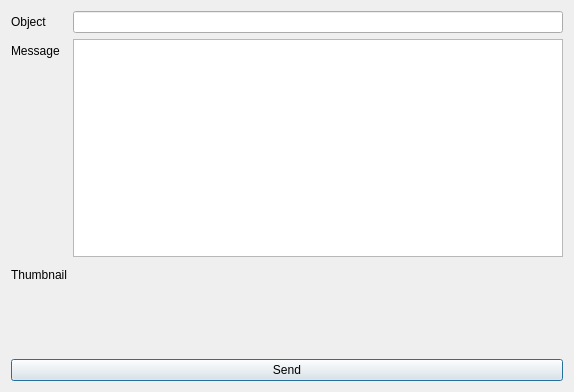
<?xml version="1.0" encoding="UTF-8"?>
<ui version="4.0">
 <class>Dialog</class>
 <widget class="QDialog" name="Dialog">
  <property name="geometry">
   <rect>
    <x>0</x>
    <y>0</y>
    <width>574</width>
    <height>392</height>
   </rect>
  </property>
  <property name="windowTitle">
   <string>Problem Reporting</string>
  </property>
  <layout class="QVBoxLayout" name="verticalLayout">
   <item>
    <layout class="QFormLayout" name="formLayout">
     <item row="0" column="1">
      <widget class="QLineEdit" name="lie_subject"/>
     </item>
     <item row="1" column="1">
      <widget class="QTextEdit" name="txe_content"/>
     </item>
     <item row="0" column="0">
      <widget class="QLabel" name="label">
       <property name="text">
        <string>Object</string>
       </property>
      </widget>
     </item>
     <item row="1" column="0">
      <widget class="QLabel" name="label_2">
       <property name="text">
        <string>Message</string>
       </property>
      </widget>
     </item>
     <item row="2" column="0">
      <widget class="QLabel" name="label_3">
       <property name="text">
        <string>Thumbnail</string>
       </property>
      </widget>
     </item>
     <item row="2" column="1">
      <widget class="Thumbnail" name="item_thumbnail">
       <property name="minimumSize">
        <size>
         <width>160</width>
         <height>90</height>
        </size>
       </property>
       <property name="maximumSize">
        <size>
         <width>160</width>
         <height>90</height>
        </size>
       </property>
       <property name="toolTip">
        <string>Click to take a screenshot.</string>
       </property>
       <property name="accessibleName">
        <string>item thumbnail</string>
       </property>
       <property name="text">
        <string/>
       </property>
       <property name="alignment">
        <set>Qt::AlignCenter</set>
       </property>
      </widget>
     </item>
    </layout>
   </item>
   <item>
    <widget class="QPushButton" name="pub_send">
     <property name="text">
      <string>Send</string>
     </property>
    </widget>
   </item>
  </layout>
 </widget>
 <customwidgets>
  <customwidget>
   <class>Thumbnail</class>
   <extends>QLabel</extends>
   <header>..thumbnail</header>
  </customwidget>
 </customwidgets>
 <resources>
  <include location="resources.qrc"/>
 </resources>
 <connections/>
</ui>
